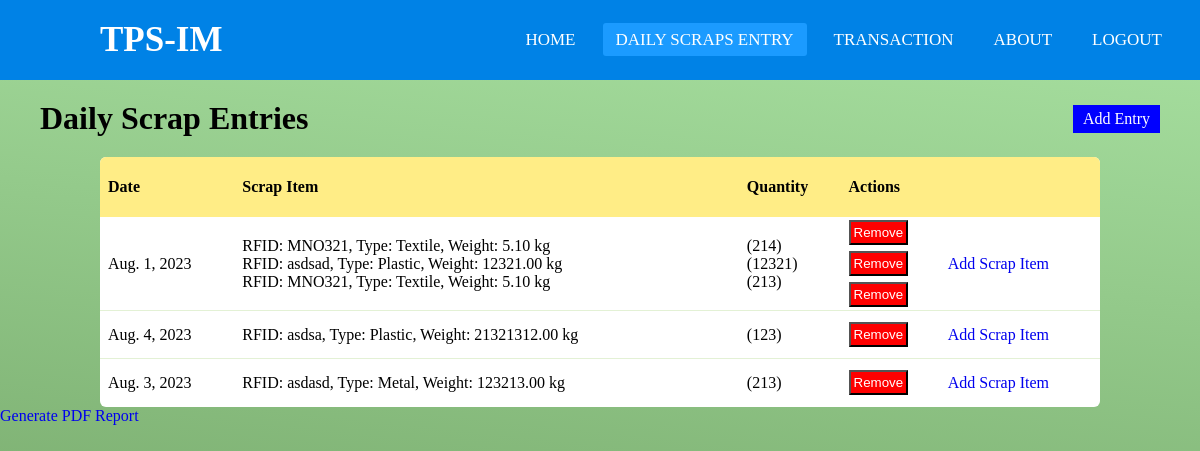
/daily_scrap_table/ (signed in), run on an earlier commit of the app's database.
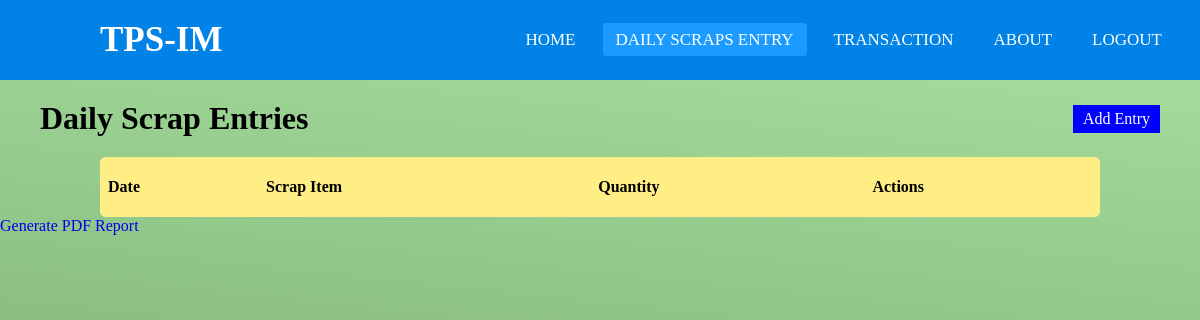
And on a later commit of the database.
### app1/models.py (models this page shows, shortened)
class DailyScrapEntry(models.Model):
    date = models.DateField()
    customer = models.ForeignKey(Customer, on_delete=models.SET_NULL, null=True, blank=True)
    staff_responsible = models.ForeignKey(User, on_delete=models.SET_NULL, null=True, blank=True)
    scraps = models.ManyToManyField(ScrapItem, through='ScrapEntryDetail')

class ScrapEntryDetail(models.Model):
    daily_scrap_entry = models.ForeignKey(DailyScrapEntry, on_delete=models.CASCADE)
    scrap_item = models.ForeignKey(ScrapItem, on_delete=models.CASCADE)
    quantity = models.PositiveIntegerField(default=1)

class ScrapItem(models.Model):
    RFID = models.CharField(max_length=100, unique=True)
    weight = models.DecimalField(max_digits=10, decimal_places=2)
    scrap_type = models.ForeignKey(ScrapType, on_delete=models.CASCADE)
    def __str__(self):
        return f"RFID: {self.RFID}, Type: {self.scrap_type}, Weight: {self.weight} kg"

class ScrapType(models.Model):
    name = models.CharField(max_length=50, unique=True)
    def __str__(self):
        return self.name

### app1/views.py (the view)
# urls.py: path('daily_scrap_table/', views.daily_scrap_table, name='daily_scrap_table'),
@login_required(login_url='login')
def daily_scrap_table(request):
    daily_scrap_entries = DailyScrapEntry.objects.all()
    return render(request, 'daily_scrap_table.html', {'daily_scrap_entries': daily_scrap_entries})

### app1/templates/daily_scrap_table.html (shortened to what this page needs)
{% extends 'base.html' %}
{% block content %}
{% load static %}
<link rel="stylesheet" href="{% static "daily_scrap_table.css" %}">
<div class="header">
    <h1>Daily Scrap Entries</h1>
    <a href="{% url 'add_daily_scrap_entry' %}" class="add_entry">Add Entry</a>
</div>
<table>
    <thead>
        <tr>
            <th>Date</th>
            <th>Scrap Item</th>
            <th>Quantity</th>
            <th colspan="2">Actions</th>
        </tr>
    <thead>
    <tbody>
        {% for entry in daily_scrap_entries %}
        <tr>
            <td>{{ entry.date }}</td>
            <td>
                {% for scrap_entry_detail in entry.scrapentrydetail_set.all %}
                {{ scrap_entry_detail.scrap_item }}<br />
                {% endfor %}
            </td>
            <td>
                {% for scrap_entry_detail in entry.scrapentrydetail_set.all %}
                ({{ scrap_entry_detail.quantity }}) <br />
                {% endfor %}
            </td>
            <td>
                {% for scrap_entry_detail in entry.scrapentrydetail_set.all %}
                <form action="{% url 'remove_scrap_entry_detail' scrap_entry_detail.id %}" method="post">
                    <button type="submit" class="remove">Remove</button>
                </form>
                {% endfor %}
            </td>
            <td>
                <a href="{% url 'add_scrap_item_to_daily_scrap_entry' entry.id %}">Add Scrap Item</a>
            </td>
        </tr>
        {% endfor %}
    </tbody>
<a href="{% url 'generate_pdf_report' %}" class="btn btn-primary">Generate PDF Report</a>
{% endblock content %}

### app1/templates/base.html (shortened to what this page needs)
{% load static %}
<!DOCTYPE html>
<html>
<head>
	<link rel="stylesheet" href="{% static "navbar.css" %}">
    <link rel="stylesheet" href="https://cdnjs.cloudflare.com/ajax/libs/font-awesome/5.15.3/css/all.min.css"/>
</head>
<body>
	{% include "navbar.html" %}
	{% block content %}
	{% endblock content %}
</body>
</html>

### app1/templates/navbar.html (shortened to what this page needs)
    <nav>
      <label class="logo">TPS-IM</label>
      <ul>
        <li><a href="#">Home</a></li>
        <li><a {% if request.resolver_match.url_name == 'daily_scrap_table' %}class="active"{% endif %} href="{% url 'daily_scrap_table' %}">Daily Scraps Entry</a></li>
        <li><a href="#">Transaction</a></li>
        <li><a href="#">About</a></li>
        {% if user.is_authenticated %}
          <li><a href="{% url 'logout' %}">Logout</a></li>
        {% else %}
          <li><a {% if request.resolver_match.url_name == 'login' %}class="active"{% endif %} href="{% url 'login' %}">Login</a></li>
        {% endif %}
      </ul>
    </nav>

### static/navbar.css (style rules this page uses)
* { padding: 0; margin: 0; text-decoration: none; list-style: none; box-sizing: border-box; }
body { font-family: montserrat; height: 100vh; margin: 0; padding: 0; background: rgb(105,153,92); background: linear-gradient(6deg, rgba(105,153,92,1) 0%, rgba(169,226,162,1) 100%); }
nav { background: #0082e6; height: 80px; width: 100%; }
label.logo { color: white; font-size: 35px; line-height: 80px; padding: 0 100px; font-weight: bold; }
nav ul { float: right; margin-right: 20px; }
nav ul li { display: inline-block; line-height: 80px; margin: 0 5px; }
nav ul li a { color: white; font-size: 17px; padding: 7px 13px; border-radius: 3px; text-transform: uppercase; }
a.active,a:hover { background: #1b9bff; transition: .5s; }

### static/daily_scrap_table.css (style rules this page uses)
.header { display: flex; justify-content: space-between; align-items: center; padding: 0 20px; margin: 20px; }
.add_entry { padding: 5px 10px; background: blue; color: white; }
table { border-spacing: 1; border-collapse: collapse; background: white; border-radius: 6px; overflow: hidden; max-width: 1000px; width: 100%; margin: 0 auto; position: relative; }
table * { position: relative; }
table td, table th { padding-left: 8px; }
table thead tr { height: 60px; background: #FFED86; font-size: 16px; }
table td, table th { text-align: left; }

What changed in the data, as far as the page shows it:
removed DailyScrapEntry: date "Aug. 1, 2023"
removed ScrapEntryDetail: scrap_item "RFID: MNO321, Type: Textile, Weight: 5.10 kg", quantity "214"
removed ScrapEntryDetail: scrap_item "RFID: asdsad, Type: Plastic, Weight: 12321.00 kg", quantity "12321"
removed ScrapEntryDetail: scrap_item "RFID: MNO321, Type: Textile, Weight: 5.10 kg", quantity "213"
removed DailyScrapEntry: date "Aug. 4, 2023"
removed ScrapEntryDetail: scrap_item "RFID: asdsa, Type: Plastic, Weight: 21321312.00 kg", quantity "123"
removed DailyScrapEntry: date "Aug. 3, 2023"
removed ScrapEntryDetail: scrap_item "RFID: asdasd, Type: Metal, Weight: 123213.00 kg", quantity "213"
